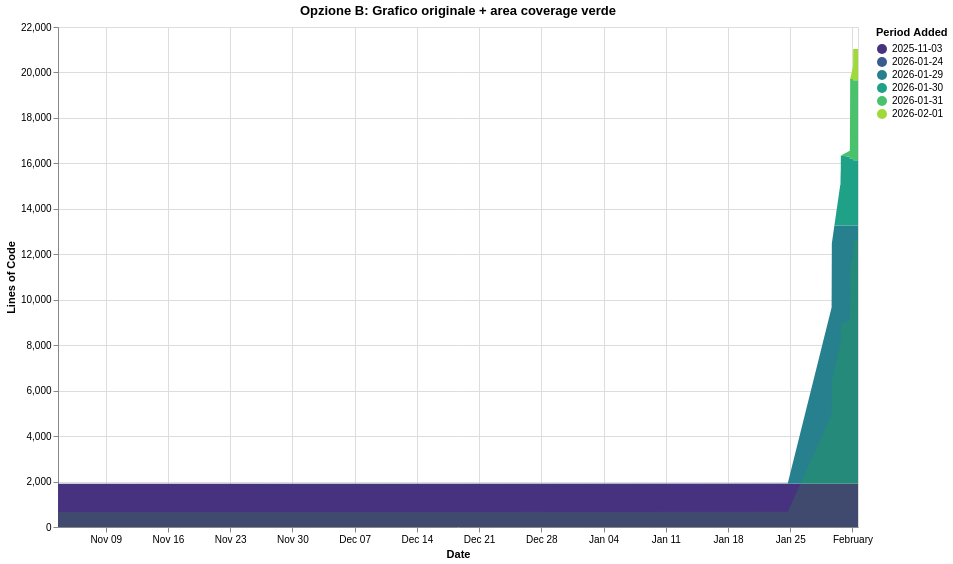

Write the Vega-Lite specification saved for this chart.
### Vega-Lite specification from a JSON file in a GitHub repository (floating-point values rounded to 4 significant figures; data arrays with more than 128 entries replaced by an {"elided": "..."} marker saying what was removed)
{"$schema": "https://vega.github.io/schema/vega-lite/v5.json", "title": "Opzione B: Grafico originale + area coverage verde", "width": 800, "height": 500, "layer": [{"data": {"values": {"elided": "144 records"}}, "mark": {"type": "area"}, "encoding": {"x": {"field": "commit_date", "type": "temporal", "title": "Date"}, "y": {"field": "line_count", "type": "quantitative", "title": "Lines of Code", "stack": true}, "color": {"field": "period", "type": "ordinal", "scale": {"scheme": "viridis"}, "title": "Period Added"}, "order": {"field": "period", "sort": "ascending"}}}, {"data": {"values": [{"commit_date": "2025-11-03T15:10:11", "covered_total": 0, "total": 1}, {"commit_date": "2025-11-03T15:22:39", "covered_total": 0, "total": 1}, {"commit_date": "2025-11-03T15:23:25", "covered_total": 660, "total": 1886}, {"commit_date": "2025-11-03T15:29:04", "covered_total": 660, "total": 1886}, {"commit_date": "2025-11-03T15:41:37", "covered_total": 665, "total": 1900}, {"commit_date": "2026-01-24T17:11:11", "covered_total": 674, "total": 1918}, {"commit_date": "2026-01-29T15:42:43", "covered_total": 4933, "total": 9663}, {"commit_date": "2026-01-29T16:16:49", "covered_total": 6325, "total": 12193}, {"commit_date": "2026-01-29T16:17:34", "covered_total": 6481, "total": 12477}, {"commit_date": "2026-01-29T23:11:51", "covered_total": 6918, "total": 13271}, {"commit_date": "2026-01-30T15:06:07", "covered_total": 8078, "total": 15056}, {"commit_date": "2026-01-30T15:07:36", "covered_total": 8080, "total": 15059}, {"commit_date": "2026-01-30T15:41:43", "covered_total": 8079, "total": 15059}, {"commit_date": "2026-01-30T15:42:19", "covered_total": 8200, "total": 15245}, {"commit_date": "2026-01-30T15:47:25", "covered_total": 8200, "total": 15245}, {"commit_date": "2026-01-30T15:49:54", "covered_total": 8259, "total": 15335}, {"commit_date": "2026-01-30T15:52:03", "covered_total": 8294, "total": 15390}, {"commit_date": "2026-01-30T16:00:16", "covered_total": 8337, "total": 15455}, {"commit_date": "2026-01-30T16:23:26", "covered_total": 8480, "total": 15675}, {"commit_date": "2026-01-30T16:32:06", "covered_total": 8509, "total": 15720}, {"commit_date": "2026-01-30T16:32:27", "covered_total": 8693, "total": 16003}, {"commit_date": "2026-01-30T16:35:56", "covered_total": 8735, "total": 16068}, {"commit_date": "2026-01-30T16:36:10", "covered_total": 8852, "total": 16248}, {"commit_date": "2026-01-30T16:39:18", "covered_total": 8917, "total": 16348}, {"commit_date": "2026-01-31T16:53:16", "covered_total": 9075, "total": 16552}, {"commit_date": "2026-01-31T17:00:41", "covered_total": 9256, "total": 16785}, {"commit_date": "2026-01-31T17:10:01", "covered_total": 9460, "total": 17053}, {"commit_date": "2026-01-31T17:18:21", "covered_total": 9841, "total": 17561}, {"commit_date": "2026-01-31T17:24:15", "covered_total": 9981, "total": 17747}, {"commit_date": "2026-01-31T17:32:47", "covered_total": 10372, "total": 18269}, {"commit_date": "2026-01-31T17:37:37", "covered_total": 10760, "total": 18786}, {"commit_date": "2026-01-31T17:42:58", "covered_total": 11103, "total": 19243}, {"commit_date": "2026-01-31T17:49:23", "covered_total": 11457, "total": 19716}, {"commit_date": "2026-02-01T01:43:32", "covered_total": 11932, "total": 20275}, {"commit_date": "2026-02-01T01:52:40", "covered_total": 12380, "total": 20803}, {"commit_date": "2026-02-01T02:02:19", "covered_total": 12590, "total": 21034}, {"commit_date": "2026-02-01T14:58:15", "covered_total": 12590, "total": 21034}]}, "mark": {"type": "area", "color": "#22b522", "opacity": 0.18}, "encoding": {"x": {"field": "commit_date", "type": "temporal"}, "y": {"field": "covered_total", "type": "quantitative"}, "tooltip": [{"field": "commit_date", "type": "temporal", "title": "Date"}, {"field": "covered_total", "type": "quantitative", "title": "Covered Lines"}, {"field": "total", "type": "quantitative", "title": "Total Lines"}]}}]}
